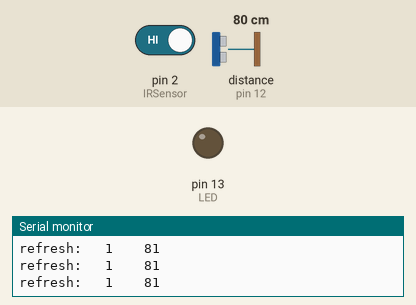
The sketch below on a simulated Arduino Uno, built with avr-gcc and run on an emulated ATmega328P. Parts: output pins drawn as LEDs (lit = HIGH), the last lines printed to the serial monitor. Inputs (shaded band) come from the test bench; at power-on: pin 2 (IRSensor) HIGH, distance to the obstacle (sensor on pin 12) 80 cm. The echo pulse lasts 58.3 µs per cm.

Above: at 1.2 s.
1.3 s: pin 2 (IRSensor) driven LOW
At 1.9 s:
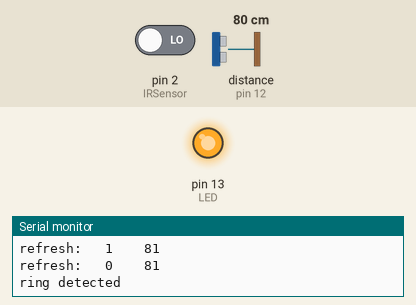
2.8 s: pin 2 (IRSensor) driven HIGH
At 5.4 s:
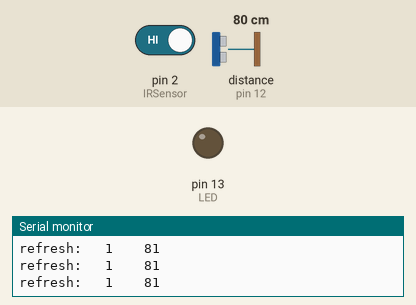
Timing chart, 0 to 6.9 s (numbered marks = the images above; inputs shaded):
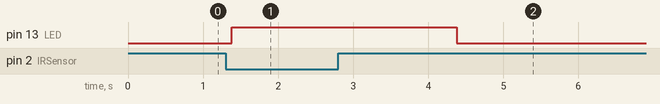

Measured:
- after the input at 1.3 s, pin 13 (LED): LOW → HIGH after 0.08 s
- after the input at 2.8 s, pin 13 (LED): goes on until 4.4 s, then stays LOW

The sketch:

Sumo_bot.ino
```cpp
#include <NewPing.h>

int IRSensor = 2;
int LED = 13;

int mot1F = 9;
int mot1B = 8;
int mot1E = 10;
int mot2F = 7;
int mot2B = 6;
int mot2E = 5;

int sonarTrig = 11;
int sonarEcho = 12;
NewPing sonarSensor(sonarTrig, sonarEcho, 1000);

void forward(){               //fucntion to move forwards
   digitalWrite(mot1F,HIGH);
   digitalWrite(mot1B,LOW);
   digitalWrite(mot2F,HIGH);
   digitalWrite(mot2B,LOW);
  }
void backward(){             //fucntion to move backwards
  digitalWrite(mot1F,LOW);
  digitalWrite(mot1B,HIGH);
  digitalWrite(mot2F,LOW);
  digitalWrite(mot2B,HIGH);
  }
void turn(String direction){ //function to turn right or left
  if(direction == "right"){
    digitalWrite(mot1F,HIGH);
    digitalWrite(mot1B,LOW);
    digitalWrite(mot2F,LOW);
    digitalWrite(mot2B,HIGH);
  }
  if(direction == "left"){
    digitalWrite(mot1F,HIGH);
    digitalWrite(mot1B,LOW);
    digitalWrite(mot2F,LOW);
    digitalWrite(mot2B,HIGH);
  }
}

void setup(){

  Serial.begin(9600);

  pinMode (IRSensor, INPUT);
  pinMode (LED, OUTPUT);
  digitalWrite(mot1E, HIGH);
  digitalWrite(mot2E, HIGH);

}

void loop(){
  Serial.print("refresh:   ");
  int IRout = digitalRead(IRSensor); //Creates a variable that will constantly hold the value of IR sensor ( 1 or 0)
  Serial.print(IRout);
  int distance = sonarSensor.ping_cm();      //variable to hold distance
  Serial.print("    ");
  Serial.println(distance);

  if (IRout == 0){//IR Sensor detects ring
    Serial.println("ring detected");
    digitalWrite(LED, HIGH);
    backward();      //back up
    delay(1000);
    turn("right");   //turn around
    delay(2000);
  }

  digitalWrite(LED, LOW);
  turn("right");               //scan the field
  while(distance < 80){       //if robaot is detected move forward
    Serial.println("robot detected");
    Serial.println(distance);
    forward();
    distance = sonarSensor.ping_cm();
    delay(100);
    }
    delay(100);
}
```
